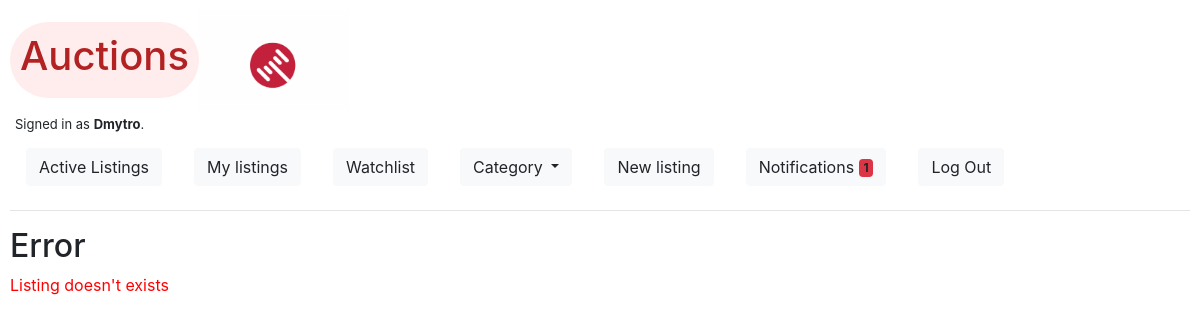
Before: /Malyshok (signed in) with the older database file.
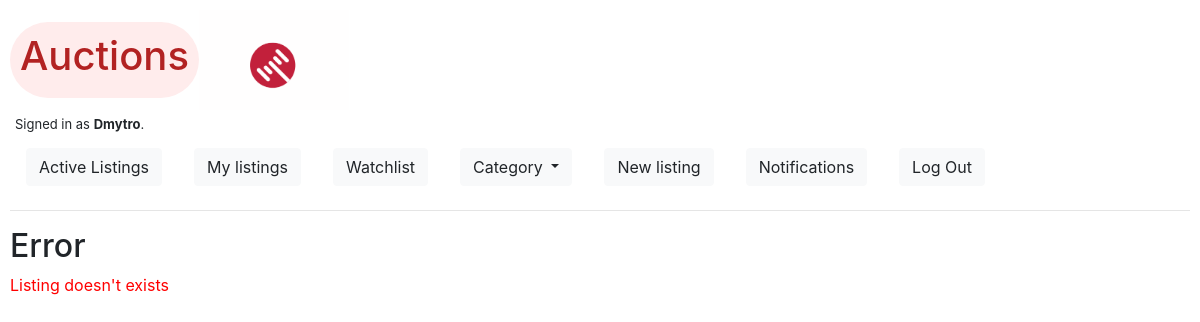
After: the same page with the newer database file.
### auctions/models.py (models this page shows)
class User(AbstractUser):
    pass

### auctions/views.py (the view)
# urls.py: path("<str:title>", views.listing, name="listing"),
@login_required
def listing(request, title):
    listing = Listing.objects.filter(title=title).first()
    user = User.objects.filter(username=request.user).first()
    if listing:
        its_my = listing.user == request.user
        if request.method == 'POST':
            bid_error = ''
            imgform = ImageForm(request.POST, request.FILES)
            if imgform.is_valid():
                image = imgform.cleaned_data['image']
                if image:
                    Photo(listing=listing, user=user, image=image).save()
            else:
                return render(request, 'auctions/error.html', {
                    "message": "Image isn\'t valid"
                })
            commentform = CommForm(request.POST)
            if commentform.is_valid():
                comment = commentform.cleaned_data["comment"]
                if comment:
                    Comment(listing=listing, user=request.user, comment=comment).save()
            else:
                return render(request, 'auctions/error.html', {
                    "message": "comment isn\'t valid"
                })
            bidform = BidForm(request.POST)
            if bidform.is_valid():
                bid = float(bidform.cleaned_data["bid"])
                if bid:
                    if Bid.objects.filter(listing=listing):
                        max_bid = Bid.objects.filter(listing=listing).aggregate(Max('bid'))['bid__max']
                        if bid <= float(max_bid):
                            bid_error = 'Your bid should be higher than the current price!'
                        else:
                            Bid(listing=listing, user=user, bid=bid).save()
                            listing.current_bid = bid
                            listing.save()
                    else:
                        max_bid = listing.starting_price
                        if float(bid) <= float(max_bid):
                            bid_error = 'Your bid should be higher than the current price!'
                        else:
                            Bid(listing=listing, user=user, bid=bid).save()
                            listing.current_bid = bid
                            listing.save()
            catform = CategoryForm(request.POST)
            if catform.is_valid():
                category = catform.cleaned_data["category"]
                if not category:
                    category = 'OT'
                listing.category = category
                listing.save()
            else:
                return render(request, "auctions/error.html", {
                    "message": 'category isn\'t valid',
                })
            if request.POST.get('add') or request.POST.get('remove'):
                if request.POST.get("add") == 'yes':
                    listing.watchlist.add(user)
                if request.POST.get('remove') == 'yes':
                    listing.watchlist.remove(user)
            if request.POST.get('close'):
                listing.is_active=False
                listing.save()
                b = Bid.objects.filter(listing=listing)
                u = User.objects.all()
                for i in u:
                    if b.filter(user=i):
                        Notification(user=i, listing=listing).save()
            if Bid.objects.filter(listing=listing):
                max_bid = Bid.objects.filter(listing=listing).aggregate(Max('bid'))['bid__max']
                winner_name = Bid.objects.filter(listing=listing).filter(bid=max_bid).get().user
                return render(request, "auctions/listing.html", {
                    "listing": listing,
                    "img_form": ImageForm(),
                    "comment_form": CommForm(),
                    "bid_form": BidForm(),
                    "winner_name": winner_name,
                    "category_form": CategoryForm(),
                    "its_my": its_my,
                    "winner": winner_name==request.user,
                    "bid_error": bid_error,
                })
            else:
                return render(request, "auctions/listing.html", {
                    "listing": listing,
                    "img_form": ImageForm(),
                    "comment_form": CommForm(),
                    "bid_form": BidForm(),
                    "category_form": CategoryForm(),
                    "its_my": its_my,
                    "bid_error": bid_error,
                })
        else:
            if Bid.objects.filter(listing=listing):
                max_bid = Bid.objects.filter(listing=listing).aggregate(Max('bid'))['bid__max']
                winner_name = Bid.objects.filter(listing=listing).filter(bid=max_bid).get().user
                return render(request, "auctions/listing.html", {
                    "listing": listing,
                    "img_form": ImageForm(),
                    "comment_form": CommForm(),
                    "bid_form": BidForm(),
                    "winner_name": winner_name,
                    "category_form": CategoryForm(),
                    "its_my": its_my,
                    "winner": winner_name==request.user,
                })
            else:
                return render(request, "auctions/listing.html", {
                    "listing": listing,
                    "img_form": ImageForm(),
                    "comment_form": CommForm(),
                    "bid_form": BidForm(),
                    "category_form": CategoryForm(),
                    "its_my": its_my,
                })
    else:
        return render(request, "auctions/error.html", {
            "message": 'Listing doesn\'t exists',
        })

### auctions/templates/auctions/error.html
{% extends "auctions/layout.html" %}
{% block body %}
    <h2>Error</h2>
    <p style='color:red'>{{ message }}</p>
{% endblock %}

### auctions/templates/auctions/layout.html (shortened to what this page needs)
{% load static %}
<!DOCTYPE html>
<html lang="en">
    <head>
        <link rel="stylesheet" href="https://stackpath.bootstrapcdn.com/bootstrap/4.4.1/css/bootstrap.min.css">
        <link rel="stylesheet" href="{% static 'auctions/styles.css' %}">
        <link rel="stylesheet" href="{% static 'auctions/color.css' %}">
        <script src="https://cdn.jsdelivr.net/npm/bootstrap@5.0.0-beta1/dist/js/bootstrap.min.js"></script>    </head>
    <body class="auctions">
        <div class="title">
            <div id="auction_logo"><h1>Auctions</h1></div>
            <div class="gif"></div>
        </div>
        <div id="is_authenticated">
            {% if user.is_authenticated %}
                Signed in as <strong>{{ user.username }}</strong>.
            {% else %}
                Not signed in.
            {% endif %}
        </div>
        <ul class="nav">
                <li class="nav-item">
                    <a class="nav-link" href="{% url 'index' %}">
                        <button type="button" class="btn btn-light">
                            Active Listings
                        </button>
                    </a>
                </li>
                {% if user.is_authenticated %}
                    <li class="nav-item">
                        <a class="nav-link" href="{% url 'my_listings' %}">
                            <button type="button" class="btn btn-light">
                                My listings
                            </button>
                        </a>
                    </li>
                    <li class="nav-item">
                        <a class="nav-link" href="{% url 'watchlist' %}">
                            <button type="button" class="btn btn-light">
                                Watchlist
                              </button></a>
                    </li>
                    <li class="nav-item">
                        <div class="nav-link">
                            <a class="btn btn-light dropdown-toggle" href="#" role="button" id="dropdownMenuLink" data-toggle="dropdown" aria-haspopup="true" aria-expanded="false">
                            Category
                            </a>
                        </div>
                    </li>
                    <li class="nav-item">
                        <a class="nav-link" href="{% url 'new_listing' %}">
                            <button type="button" class="btn btn-light">
                                New listing
                            </button>
                        </a>
                    </li>
                    <li class="nav-item">
                        <a class="nav-link" href="{% url 'notifications' %}">
                            <button type="button" class="btn btn-light">
                                Notifications <span class="badge bg-danger">{% if request.user.user_notifications.count != 0 %} {{ request.user.user_notifications.count }} {% endif %}</span>
                              </button></a>
                    </li>
                    <li class="nav-item">
                        <a class="nav-link" href="{% url 'logout' %}">
                            <button type="button" class="btn btn-light">
                                Log Out
                            </button>
                        </a>
                    </li>
                {% endif %}
        </ul>
        <hr>
        {% block body %}
        {% endblock %}
    </body>
</html>

Changed rows visible on the page:
changed User "Dmytro": user.user_notifications.count "1" → (not shown)
